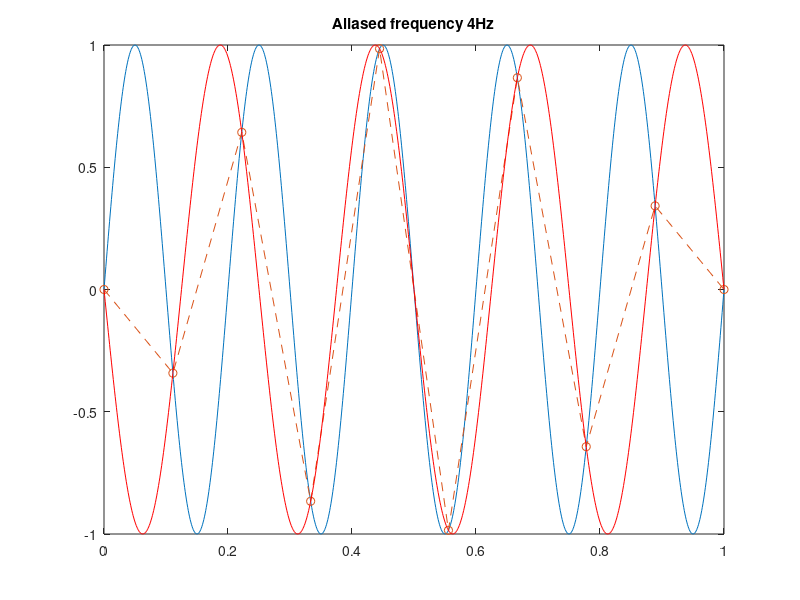

This chart was generated by the following MATLAB code:
clc;
close all;

t = 0:0.001:1;
f=5;

cSignal = sin(2*pi*f*t);
plot(t,cSignal);
hold on;

fs=9;
ts=0:1/fs:1;

sSignal = sin(2*pi*f*ts);
plot(ts,sSignal,'--o');
hold on;

if fs<2*f
   alias_f = abs(f-(round(f/fs)*fs));
   if fs>f
       alias_s = sin(2*pi*alias_f*t + pi);
   else
       alias_s = sin(2*pi*alias_f*t);
   end
   plot(t,alias_s,'r');
   title(['Aliased frequency ' num2str(alias_f) 'Hz']);
else
    title('No aliasing');
end